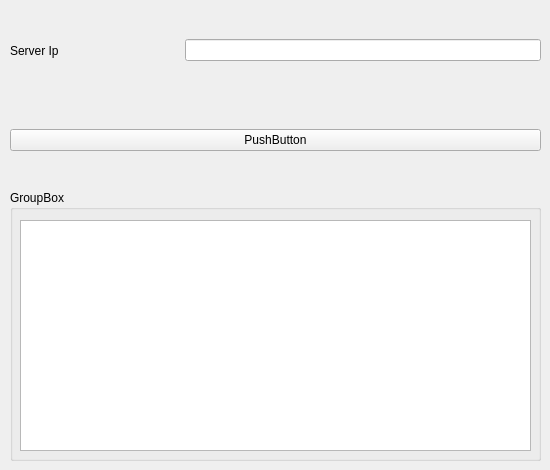
<?xml version="1.0" encoding="UTF-8"?>
<ui version="4.0">
 <class>Widget</class>
 <widget class="QWidget" name="Widget">
  <property name="geometry">
   <rect>
    <x>0</x>
    <y>0</y>
    <width>550</width>
    <height>470</height>
   </rect>
  </property>
  <property name="windowTitle">
   <string>Widget</string>
  </property>
  <widget class="QWidget" name="horizontalLayoutWidget">
   <property name="geometry">
    <rect>
     <x>10</x>
     <y>10</y>
     <width>531</width>
     <height>81</height>
    </rect>
   </property>
   <layout class="QHBoxLayout" name="horizontalLayout">
    <item>
     <widget class="QLabel" name="label">
      <property name="text">
       <string>Server Ip                                    </string>
      </property>
     </widget>
    </item>
    <item>
     <widget class="QLineEdit" name="lineEdit"/>
    </item>
   </layout>
  </widget>
  <widget class="QGroupBox" name="groupBox">
   <property name="geometry">
    <rect>
     <x>10</x>
     <y>190</y>
     <width>531</width>
     <height>271</height>
    </rect>
   </property>
   <property name="title">
    <string>GroupBox</string>
   </property>
   <widget class="QTextEdit" name="textEdit">
    <property name="geometry">
     <rect>
      <x>10</x>
      <y>30</y>
      <width>511</width>
      <height>231</height>
     </rect>
    </property>
   </widget>
  </widget>
  <widget class="QWidget" name="horizontalLayoutWidget_2">
   <property name="geometry">
    <rect>
     <x>10</x>
     <y>100</y>
     <width>531</width>
     <height>81</height>
    </rect>
   </property>
   <layout class="QHBoxLayout" name="horizontalLayout_2">
    <item>
     <widget class="QPushButton" name="connectButton">
      <property name="text">
       <string>PushButton</string>
      </property>
     </widget>
    </item>
   </layout>
  </widget>
 </widget>
 <resources/>
 <connections/>
</ui>
